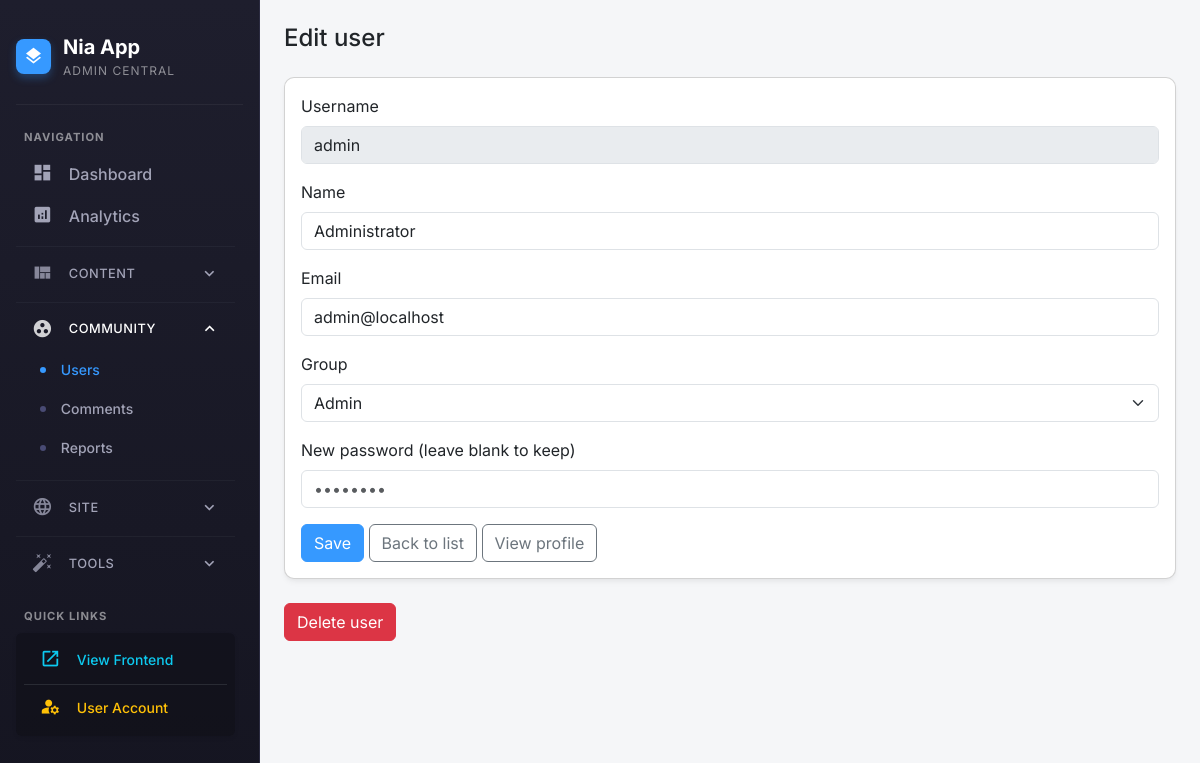
The app's page /moderator/users/edit/1 (signed in) with its own data.
### tables this page shows
CREATE TABLE IF NOT EXISTS nia_users (
  id INT UNSIGNED NOT NULL AUTO_INCREMENT PRIMARY KEY,
  group_id INT UNSIGNED NOT NULL DEFAULT 4,
  username VARCHAR(64) NOT NULL,
  name VARCHAR(255) NOT NULL,
  email VARCHAR(255) NOT NULL,
  password VARCHAR(255) NOT NULL,
  avatar VARCHAR(512) DEFAULT NULL,
  last_login DATETIME DEFAULT NULL,
  premium_upto DATETIME DEFAULT NULL COMMENT 'Premium valid until (NULL = use group)',
  created_at DATETIME DEFAULT CURRENT_TIMESTAMP,
  updated_at DATETIME DEFAULT NULL ON UPDATE CURRENT_TIMESTAMP,
  UNIQUE KEY uq_username (username),
  UNIQUE KEY uq_email (email),
  INDEX idx_group (group_id),
  INDEX idx_last_login (last_login),
  INDEX idx_premium_upto (premium_upto)
);

CREATE TABLE IF NOT EXISTS nia_users_groups (
  id INT UNSIGNED NOT NULL AUTO_INCREMENT PRIMARY KEY,
  name VARCHAR(64) NOT NULL,
  slug VARCHAR(32) NOT NULL,
  UNIQUE KEY uq_slug (slug)
);

### moderator/inc/functions.php (called while the page is built, shortened)
<?php
function admin_url($path = '') {
    $base = defined('ADMINCP') ? ADMINCP : 'moderator';
    return url($base . ($path !== '' ? '/' . ltrim($path, '/') : ''));
}
function admin_subsection() {
    $s = isset($_GET['section']) ? trim($_GET['section']) : '';
    $parts = $s === '' ? [] : explode('/', $s);
    return $parts[1] ?? '';
}
function admin_segment($i) {
    $s = isset($_GET['section']) ? trim($_GET['section']) : '';
    $parts = $s === '' ? [] : explode('/', $s);
    return $parts[$i] ?? '';
}
function admin_normalize_rows($items, array $columnNames = []) {
    $out = [];
    foreach ($items as $row) {
        $arr = is_array($row) ? $row : (array) $row;
        $o = new \stdClass();
        foreach ($columnNames as $i => $key) {
            $val = null;
            if (array_key_exists($key, $arr)) {
                $val = $arr[$key];
            } elseif (array_key_exists($i, $arr)) {
                $val = $arr[$i];
            } elseif (is_string($key)) {
                foreach ($arr as $k => $v) {
                    if (!is_string($k)) continue;
                    if (strtolower($k) === strtolower($key)) { $val = $v; break; }
                    if (strpos($k, '.') !== false && strtolower(substr($k, strrpos($k, '.') + 1)) === strtolower($key)) { $val = $v; break; }
                }
            }
            $o->$key = $val;
        }
        $out[] = $o;
    }
    return $out;
}
function admin_normalize_row($row, array $columnNames = []) {
    if (is_object($row) && isset($row->id)) {
        $o = new \stdClass();
        foreach ($columnNames as $key) {
            $o->$key = $row->$key ?? null;
        }
        return $o;
    }
    $o = new \stdClass();
    return $o;
}

### index.php (called while the page is built, shortened)
<?php
require_once ABSPATH . 'app' . DIRECTORY_SEPARATOR . 'router.php';
$path = nia_get_path();
list($route_name, $section) = nia_match_routes($path);
nia_dispatch($route_name, $section);

### lib/class.db.php (called while the page is built, shortened)
<?php
class NiaDB {
    private $pdo;
    private static $instance;
    private function __construct() {
        $dsn = sprintf(
            'mysql:host=%s;dbname=%s;charset=%s',
            DB_HOST,
            DB_NAME,
            DB_CHARSET
        );
        $this->pdo = new PDO($dsn, DB_USER, DB_PASS, [
            PDO::ATTR_ERRMODE            => PDO::ERRMODE_EXCEPTION,
            PDO::ATTR_DEFAULT_FETCH_MODE => PDO::FETCH_OBJ,
            PDO::ATTR_EMULATE_PREPARES   => false,
        ]);
    }
    public static function instance() {
        if (self::$instance === null) {
            self::$instance = new self();
        }
        return self::$instance;
    }
    public function prefix() {
        return DB_PREFIX;
    }
    public function query($sql, array $params = []) {
        $stmt = $this->pdo->prepare($sql);
        $stmt->execute($params);
        return $stmt;
    }
    public function fetch($sql, array $params = []) {
        return $this->query($sql, $params)->fetch();
    }
    public function fetchAll($sql, array $params = []) {
        return $this->query($sql, $params)->fetchAll();
    }
}

### app/bootstrap.php (called while the page is built, shortened)
<?php
require_once ABSPATH . 'lib' . DIRECTORY_SEPARATOR . 'class.db.php';
$db = NiaDB::instance();
require_once ABSPATH . 'app' . DIRECTORY_SEPARATOR . 'functions' . DIRECTORY_SEPARATOR . 'functions.options.php';
require_once ABSPATH . 'app' . DIRECTORY_SEPARATOR . 'functions' . DIRECTORY_SEPARATOR . 'functions.helpers.php';
require_once ABSPATH . 'app' . DIRECTORY_SEPARATOR . 'functions' . DIRECTORY_SEPARATOR . 'functions.users.php';
require_once ABSPATH . 'app' . DIRECTORY_SEPARATOR . 'functions' . DIRECTORY_SEPARATOR . 'functions.plugins.php';

### app/functions/functions.users.php (called while the page is built, shortened)
<?php
global $db;
function get_user($id) {
    global $db;
    $pre = $db->prefix();
    return $db->fetch("SELECT * FROM {$pre}users WHERE id = ? LIMIT 1", [(int) $id]);
}
function current_user() {
    $uid = current_user_id();
    return $uid ? get_user($uid) : null;
}
function is_moderator($user = null) {
    $user = $user ?? current_user();
    return $user && in_array((int) $user->group_id, [USER_GROUP_ADMIN, USER_GROUP_MODERATOR], true);
}

### app/functions/functions.helpers.php (called while the page is built, shortened)
<?php
function _e($s) {
    return htmlspecialchars((string) $s, ENT_QUOTES, 'UTF-8');
}
function url($path = '') {
    $path = ltrim((string) $path, '/');
    return rtrim(SITE_URL, '/') . ($path !== '' ? '/' . $path : '');
}
function profile_url($name, $id) {
    $slug = get_option('profile-seo-url');
    $base = ($slug !== '' && $slug !== null) ? $slug : 'profile';
    $name = preg_replace('/[^a-z0-9\-_]/i', '-', trim($name));
    return url($base . '/' . $name . '/' . (int) $id . '/');
}
function current_user_id() {
    return isset($_SESSION['uid']) ? (int) $_SESSION['uid'] : 0;
}

### app/functions/functions.options.php (called while the page is built, shortened)
<?php
$vibe_options_cache = [];
function get_option($key, $default = null) {
    global $vibe_options_cache;
    $value = array_key_exists($key, $vibe_options_cache) ? $vibe_options_cache[$key] : $default;
    if (!array_key_exists($key, $vibe_options_cache) && function_exists('apply_filters')) {
        $value = apply_filters('the_defaults', $value, $key);
    }
    if (function_exists('apply_filters')) {
        $value = apply_filters('option_' . $key, $value);
    }
    return $value;
}

### app/functions/functions.plugins.php (called while the page is built, shortened)
<?php
$vibe_filters = [];
function apply_filters($tag, $value, ...$args) {
    global $vibe_filters;
    if (empty($vibe_filters[$tag])) return $value;
    return $value;
}

### moderator/pages/users.php (the view, shortened to what this page needs)
<?php
global $db;
$pre = $db->prefix();
$sub = admin_subsection();
$id = (int) admin_segment(2);
if ($sub === 'edit' && $id > 0) {
    $item = $db->fetch("SELECT * FROM {$pre}users WHERE id = ?", [$id]);
    $item = admin_normalize_row($item, ['id', 'username', 'name', 'email', 'group_id', 'avatar', 'created_at', 'last_login']);
    include dirname(__DIR__) . DIRECTORY_SEPARATOR . 'inc' . DIRECTORY_SEPARATOR . 'header.php';
    $groups_raw = $db->fetchAll("SELECT id, name, slug FROM {$pre}users_groups ORDER BY id");
    $groups = admin_normalize_rows($groups_raw ?: [], ['id', 'name', 'slug']);
    ?>
    <div class="card mb-4">
        <div class="card-body">
            <form method="post">
                <div class="mb-3">
                    <label class="form-label">Username</label>
                    <input type="text" class="form-control" value="<?php echo _e($item->username); ?>" disabled>
                </div>
                <div class="mb-3">
                    <label class="form-label">Name</label>
                    <input type="text" class="form-control" name="name" value="<?php echo _e($item->name); ?>" required>
                </div>
                <div class="mb-3">
                    <label class="form-label">Email</label>
                    <input type="email" class="form-control" name="email" value="<?php echo _e($item->email); ?>" required>
                </div>
                <div class="mb-3">
                    <label class="form-label">Group</label>
                    <select class="form-select" name="group_id">
                        <?php foreach ($groups as $g) { ?><option value="<?php echo (int) $g->id; ?>" <?php echo (int) $item->group_id === (int) $g->id ? 'selected' : ''; ?>><?php echo _e($g->name); ?></option><?php } ?>
                    </select>
                </div>
                <div class="mb-3">
                    <label class="form-label">New password (leave blank to keep)</label>
                    <input type="password" class="form-control" name="password" placeholder="••••••••">
                </div>
                <button type="submit" class="btn btn-primary">Save</button>
                <a href="<?php echo _e(admin_url('users')); ?>" class="btn btn-outline-secondary">Back to list</a>
                <a href="<?php echo _e(profile_url($item->username ?? '', $item->id ?? 0)); ?>" class="btn btn-outline-secondary" target="_blank">View profile</a>
            </form>
        </div>
    </div>
    <form method="post" class="d-inline" onsubmit="return confirm('Delete this user and all their content?');">
        <button type="submit" class="btn btn-danger">Delete user</button>
    </form>
    <?php
    include dirname(__DIR__) . DIRECTORY_SEPARATOR . 'inc' . DIRECTORY_SEPARATOR . 'footer.php';
    return;
}
include dirname(__DIR__) . DIRECTORY_SEPARATOR . 'inc' . DIRECTORY_SEPARATOR . 'header.php';
?>
<?php
include dirname(__DIR__) . DIRECTORY_SEPARATOR . 'inc' . DIRECTORY_SEPARATOR . 'footer.php';

### moderator/inc/header.php (style rules this page uses)
body { font-family: 'Inter', sans-serif; background-color: #f5f6f8; }
.card { box-shadow: 0 4px 6px -1px rgba(0, 0, 0, 0.05), 0 2px 4px -1px rgba(0, 0, 0, 0.03); transition: transform 0.2s; border-radius: 10px; }
.btn-primary { background-color: #3699ff; border-color: #3699ff; }

### records on screen
nia_users: username "admin", name "Administrator", email "admin@localhost", group_id "Admin"

### other values on screen
_e(get_option('sitename', 'Nia App')) "Nia App"
_e($it['label']) "Dashboard"
_e($it['label']) "Analytics"
_e($label) "CONTENT"
_e($label) "COMMUNITY"
_e($it['label']) "Users"
_e($it['label']) "Comments"
_e($it['label']) "Reports"
_e($label) "SITE"
_e($label) "TOOLS"
_e($admin_title) "Edit user"
